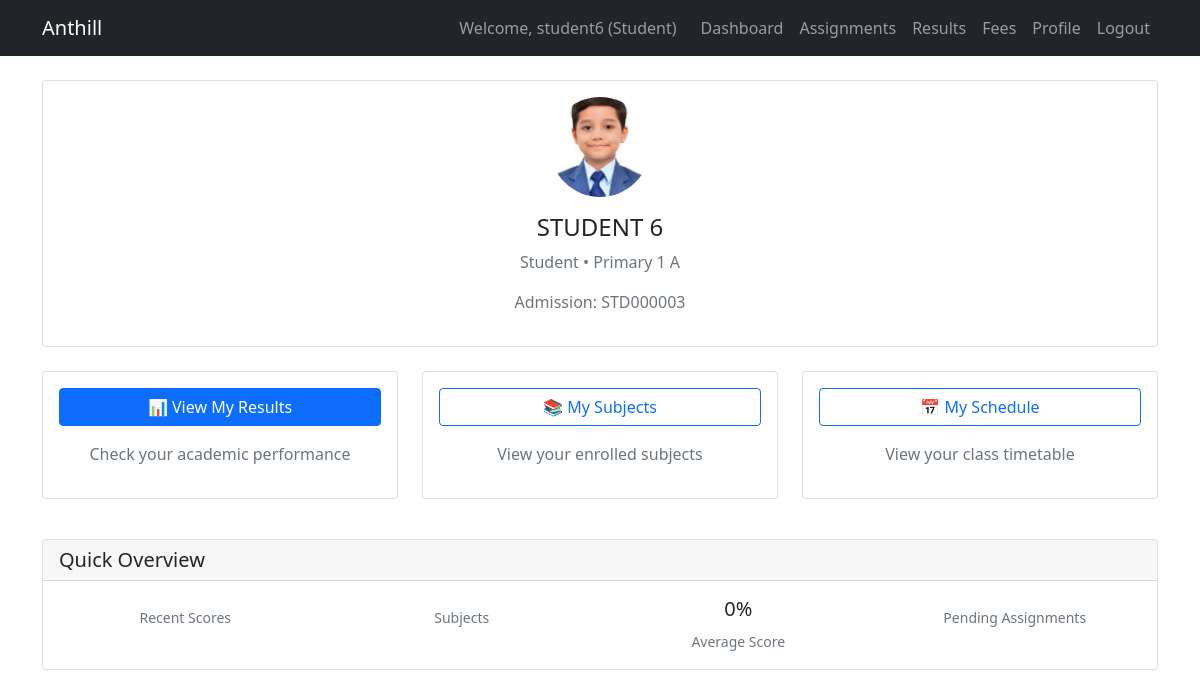
The page /users/student/dashboard/ (signed in) on the database its author committed.
### users/models.py (models this page shows, shortened)
class User(AbstractUser):
    USER_TYPE_CHOICES = (
        ('super_admin', 'Super Admin'),
        ('senior_admin', 'Senior School Admin'),
        ('junior_admin', 'Junior School Admin'),
        ('teacher', 'Teacher'),
        ('student', 'Student'),
    )
    user_type = models.CharField(max_length=20, choices=USER_TYPE_CHOICES)
    phone = models.CharField(max_length=15, blank=True)
    profile_picture = models.ImageField(upload_to='profiles/', blank=True, null=True)
    city = models.CharField(max_length=100, blank=True)
    lga = models.CharField(max_length=100, blank=True)
    address = models.TextField(blank=True)
    school = models.ForeignKey(
        School,
        on_delete=models.CASCADE,
        related_name='users',
        null=True,
        blank=True
    )
    class Meta:
        unique_together = ['school', 'username']  # Username unique per school

class Student(models.Model):
    user = models.OneToOneField(User, on_delete=models.CASCADE)
    school = models.ForeignKey('schools.School', on_delete=models.CASCADE, null=True)  # String reference
    admission_number = models.CharField(max_length=20, unique=True)
    class_level = models.ForeignKey('academic.ClassLevel', on_delete=models.SET_NULL, null=True, blank=True)  # String reference
    date_admitted = models.DateField(auto_now_add=True)
    elective_subjects = models.ManyToManyField('academic.Subject', blank=True, related_name='elective_students')  # String reference
    date_of_birth = models.DateField(null=True, blank=True)
    allergies = models.TextField(blank=True)
    health_history = models.TextField(blank=True)
    blood_group = models.CharField(max_length=5, blank=True)
    genotype = models.CharField(max_length=5, blank=True)
    home_address = models.TextField(blank=True)
    emergency_contact = models.CharField(max_length=15, blank=True)
    disciplinary_record = models.TextField(blank=True)
    extra_curricular = models.TextField(blank=True)
    sports_house = models.CharField(max_length=50, blank=True)
    awards = models.TextField(blank=True)
    position = models.CharField(max_length=50, blank=True)

### academic/models.py (models this page shows, shortened)
class ClassLevel(models.Model):
    LEVEL_CHOICES = (
        ('primary_1', 'Primary 1'),
        ('primary_2', 'Primary 2'),
        ('primary_3', 'Primary 3'),
        ('primary_4', 'Primary 4'),
        ('primary_5', 'Primary 5'),
        ('primary_6', 'Primary 6'),
        ('jss_1', 'JSS 1'),
        ('jss_2', 'JSS 2'),
        ('jss_3', 'JSS 3'),
        ('ss_1', 'SS 1'),
        ('ss_2', 'SS 2'),
        ('ss_3', 'SS 3'),
    )
    name = models.CharField(max_length=50)
    level = models.CharField(max_length=20, choices=LEVEL_CHOICES)  # Change to CharField
    description = models.TextField(blank=True)
    school = models.ForeignKey('schools.School', on_delete=models.CASCADE, null=True, related_name='academic_classes')
    class Meta:
        ordering = ['level']
        unique_together = ['name', 'school']

### users/views.py (the view)
# urls.py: path('student/dashboard/', views.student_dashboard, name='student_dashboard'),
@login_required
def student_dashboard(request):
    if request.user.user_type != 'student':
        messages.error(request, 'You do not have permission to access this page.')
        return redirect_user_by_type(request.user)
    try:
        student = Student.objects.get(user=request.user)
        context = {
            'student': student,
            'school': student.school,
        }
        return render(request, 'users/student_dashboard.html', context)
    except Student.DoesNotExist:
        messages.error(request, 'Student profile not found.')
        return redirect('homepage')

### templates/users/student_dashboard.html (shortened to what this page needs)
{% extends 'base.html' %}
{% block content %}
<div class="container mt-4">
    <div class="row mb-4">
        <div class="col-md-12">
            <div class="card">
                <div class="card-body text-center">
                    {% if student.user.profile_picture %}
                    <img src="{{ student.user.profile_picture.url }}" class="rounded-circle mb-3" style="width: 100px; height: 100px; object-fit: cover;">
                    {% else %}
                    <div class="rounded-circle bg-secondary d-inline-flex align-items-center justify-content-center mb-3" style="width: 100px; height: 100px;">
                        <span class="text-white">{{ student.user.get_full_name|make_list|first }}</span>
                    </div>
                    {% endif %}
                    <h4>{{ student.user.get_full_name }}</h4>
                    <p class="text-muted">Student • {{ student.class_level.name|default:"No Class Assigned" }}</p>
                    <p class="text-muted">Admission: {{ student.admission_number }}</p>
                </div>
            </div>
        </div>
    </div>
    <div class="row">
        <div class="col-md-4 mb-3">
            <div class="card">
                <div class="card-body text-center">
                    <a href="{% url 'academic:student_results' %}" class="btn btn-primary w-100 mb-2">
                        📊 View My Results
                    </a>
                    <p class="mt-2 text-muted">Check your academic performance</p>
                </div>
            </div>
        </div>
        <div class="col-md-4 mb-3">
            <div class="card">
                <div class="card-body text-center">
                    <a href="#" class="btn btn-outline-primary w-100 mb-2">
                        📚 My Subjects
                    </a>
                    <p class="mt-2 text-muted">View your enrolled subjects</p>
                </div>
            </div>
        </div>
        <div class="col-md-4 mb-3">
            <div class="card">
                <div class="card-body text-center">
                    <a href="#" class="btn btn-outline-primary w-100 mb-2">
                        📅 My Schedule
                    </a>
                    <p class="mt-2 text-muted">View your class timetable</p>
                </div>
            </div>
        </div>
    </div>
    <div class="row mt-4">
        <div class="col-md-12">
            <div class="card">
                <div class="card-header">
                    <h5 class="mb-0">Quick Overview</h5>
                </div>
                <div class="card-body">
                    <div class="row text-center">
                        <div class="col-md-3">
                            <small class="text-muted">Recent Scores</small>
                        </div>
                        <div class="col-md-3">
                            <small class="text-muted">Subjects</small>
                        </div>
                        <div class="col-md-3">
                            <h5>{{ average_score|default:"0" }}%</h5>
                            <small class="text-muted">Average Score</small>
                        </div>
                        <div class="col-md-3">
                            <small class="text-muted">Pending Assignments</small>
                        </div>
                    </div>
                </div>
            </div>
        </div>
    </div>
</div>
{% endblock %}

### templates/base.html (shortened to what this page needs)
{% load user_tags %}
<!DOCTYPE html>
<html lang="en">
<head>
    <link href="https://cdn.jsdelivr.net/npm/bootstrap@5.1.3/dist/css/bootstrap.min.css" rel="stylesheet">
</head>
<body>
    {% block navbar %}
<nav class="navbar navbar-expand-lg navbar-dark bg-dark">
    <div class="container">
        <a class="navbar-brand" href="{% url 'homepage' %}">Anthill</a>
        <div class="navbar-nav ms-auto">
            {% if user.is_authenticated %}
                <span class="navbar-text me-3">
                    Welcome, {{ user.username }} ({{ user.get_user_type_display }})
                </span>
                {% if user.user_type == 'super_admin' %}
                    <a class="nav-link" href="/admin/">Admin Panel</a>
                    <a class="nav-link" href="{% url 'schools:admin_analytics' %}">Analytics</a>
                    <a class="nav-link" href="{% url 'schools:search' %}">Search</a>
                {% elif user.user_type == 'student' %}
                    <a class="nav-link" href="{% url 'users:student_dashboard' %}">Dashboard</a>
                    <a class="nav-link" href="{% url 'academic:student_assignments' %}">Assignments</a>
                    <a class="nav-link" href="{% url 'academic:student_results' %}">Results</a>
                    <a class="nav-link" href="{% url 'academic:student_fees' %}">Fees</a>
                    <a class="nav-link" href="{% url 'users:edit_profile' %}">Profile</a>
                {% endif %}
                <a class="nav-link" href="{% url 'users:logout' %}">Logout</a>
            {% else %}
                <a class="nav-link" href="{% url 'users:register' %}">Register</a>
                <a class="nav-link" href="{% url 'users:login' %}">Login</a>
                <a class="nav-link" href="{% url 'contact_us' %}">Contact Us</a>
            {% endif %}
        </div>
    </div>
</nav>
{% endblock %}
    {% block content %}
    {% endblock %}
</body>
</html>

### rows shown on the page
User: username "student6", user_type "Student"
Student: user.profile_picture (picture), user.get_full_name "STUDENT 6", class_level.name "Primary 1 A", admission_number "STD000003"

### other values the page prints
{{ average_score|default:"0" }} "0"
